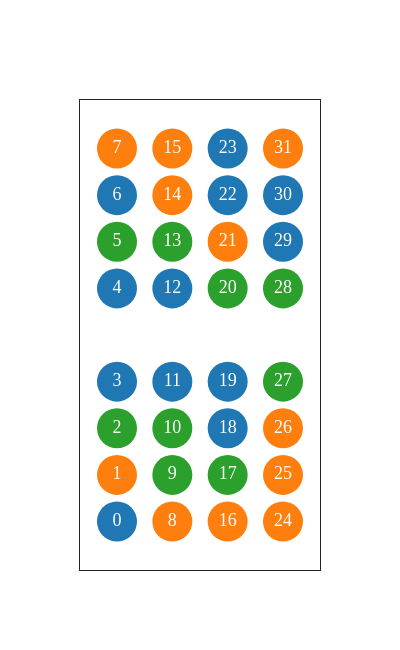

Notebook code cell kept with this figure:
### Code cell
import pandas as pd
import numpy as np
import dash
import plotly.express as px
import plotly.graph_objects as go

# make data
x, y = np.meshgrid(np.arange(0, 4), np.arange(0, 8))
colors = np.random.randint(0, 3, size=8*4)

df = pd.DataFrame({'x': x.ravel(), 'y': y.ravel(), 'color': colors})
df['index'] = df['y'] + 8 * df['x']
df.loc[df['y'] > 3, 'y'] += 1

fig = go.Figure()
for color, _df in df.groupby('color'):
    fig.add_trace(
        go.Scatter(
            x=_df['x'].to_list(), 
            y=_df['y'].to_list(), 
            text=_df['index'].to_list(), 
            textfont=dict(
                family="sans serif",
                size=18,
                color="White"
            ),
            mode='markers+text',
            marker={'size': 40}))
fig.update_layout({
    'template': 'simple_white',
    'width': 400,
    'height': 650,
    'showlegend': False
})
fig.update_xaxes(mirror=True, showticklabels=False, ticks='')
fig.update_yaxes(mirror=True, showticklabels=False, ticks='')
fig.show()

### Figure 1 — Plotly figure (JSON) as saved in the notebook; plotly's stock layout.template omitted (floating-point values rounded to 4 significant figures)
{"data": [{"marker": {"size": 40}, "mode": "markers+text", "text": ["0", "18", "3", "11", "19", "4", "12", "29", "6", "22", "30", "23"], "textfont": {"color": "White", "family": "sans serif", "size": 18}, "type": "scatter", "x": [0, 2, 0, 1, 2, 0, 1, 3, 0, 2, 3, 2], "y": [0, 2, 3, 3, 3, 5, 5, 6, 7, 7, 7, 8]}, {"marker": {"size": 40}, "mode": "markers+text", "text": ["8", "16", "24", "1", "25", "26", "21", "14", "7", "15", "31"], "textfont": {"color": "White", "family": "sans serif", "size": 18}, "type": "scatter", "x": [1, 2, 3, 0, 3, 3, 2, 1, 0, 1, 3], "y": [0, 0, 0, 1, 1, 2, 6, 7, 8, 8, 8]}, {"marker": {"size": 40}, "mode": "markers+text", "text": ["9", "17", "2", "10", "27", "20", "28", "5", "13"], "textfont": {"color": "White", "family": "sans serif", "size": 18}, "type": "scatter", "x": [1, 2, 0, 1, 3, 2, 3, 0, 1], "y": [1, 1, 2, 2, 3, 5, 5, 6, 6]}], "layout": {"height": 650, "showlegend": false, "width": 400, "xaxis": {"autorange": true, "mirror": true, "range": [-0.6687, 3.669], "showticklabels": false, "ticks": "", "type": "linear"}, "yaxis": {"autorange": true, "mirror": true, "range": [-1.04, 9.04], "showticklabels": false, "ticks": "", "type": "linear"}}}
